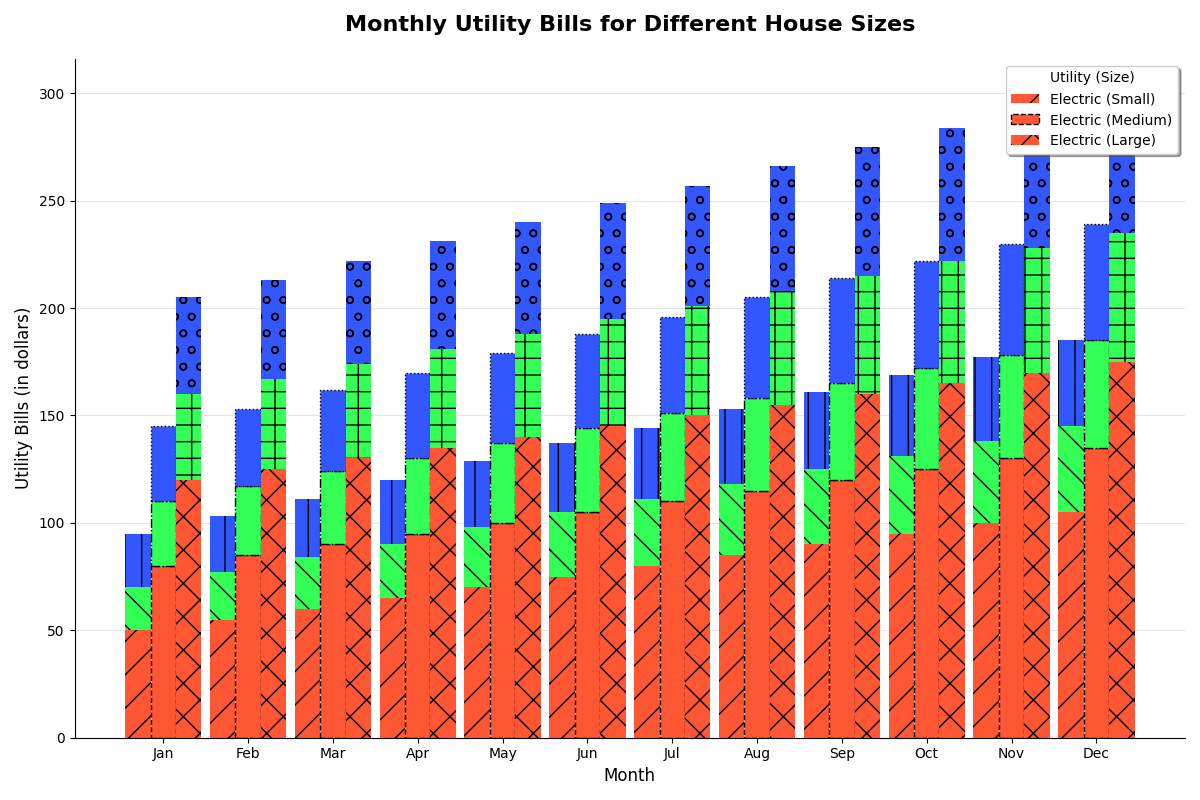

The Python source for this figure:
import matplotlib.pyplot as plt
import numpy as np

months = ["Jan", "Feb", "Mar", "Apr", "May", "Jun", "Jul", "Aug", "Sep", "Oct", "Nov", "Dec"]

electricity_bills = np.array([
    [50, 55, 60, 65, 70, 75, 80, 85, 90, 95, 100, 105],
    [80, 85, 90, 95, 100, 105, 110, 115, 120, 125, 130, 135],
    [120, 125, 130, 135, 140, 145, 150, 155, 160, 165, 170, 175],
])

water_bills = np.array([
    [20, 22, 24, 25, 28, 30, 31, 33, 35, 36, 38, 40],
    [30, 32, 34, 35, 37, 39, 41, 43, 45, 47, 48, 50],
    [40, 42, 44, 46, 48, 50, 51, 53, 55, 57, 58, 60],
])

gas_bills = np.array([
    [25, 26, 27, 30, 31, 32, 33, 35, 36, 38, 39, 40],
    [35, 36, 38, 40, 42, 44, 45, 47, 49, 50, 52, 54],
    [45, 46, 48, 50, 52, 54, 56, 58, 60, 62, 64, 66],
])

fig, ax = plt.subplots(figsize=(12, 8))

colors = ['#FF5733', '#33FF57', '#3357FF'] 
bar_width = 0.3
x = np.arange(len(months))

ax.bar(x - bar_width, electricity_bills[0], width=bar_width, label='Electric (Small)', color=colors[0], hatch='/')
ax.bar(x - bar_width, water_bills[0], width=bar_width, bottom=electricity_bills[0], color=colors[1], hatch='\\')
ax.bar(x - bar_width, gas_bills[0], width=bar_width, bottom=electricity_bills[0] + water_bills[0], color=colors[2], hatch='|')

ax.bar(x, electricity_bills[1], width=bar_width, label='Electric (Medium)', color=colors[0], linestyle='--', edgecolor='black')
ax.bar(x, water_bills[1], width=bar_width, bottom=electricity_bills[1], color=colors[1], linestyle='-.', edgecolor='black')
ax.bar(x, gas_bills[1], width=bar_width, bottom=electricity_bills[1] + water_bills[1], color=colors[2], linestyle=':', edgecolor='black')

ax.bar(x + bar_width, electricity_bills[2], width=bar_width, label='Electric (Large)', color=colors[0], hatch='x')
ax.bar(x + bar_width, water_bills[2], width=bar_width, bottom=electricity_bills[2], color=colors[1], hatch='+')
ax.bar(x + bar_width, gas_bills[2], width=bar_width, bottom=electricity_bills[2] + water_bills[2], color=colors[2], hatch='o')

ax.set_title("Monthly Utility Bills for Different House Sizes", fontsize=16, fontweight='bold', pad=20)
ax.set_xlabel("Month", fontsize=12)
ax.set_ylabel("Utility Bills (in dollars)", fontsize=12)

ax.set_xticks(x)
ax.set_xticklabels(months)

ax.legend(loc='upper right', fontsize=10, title='Utility (Size)', shadow=True)

ax.yaxis.grid(True, linestyle='-', linewidth=0.5, alpha=0.5)
ax.set_axisbelow(True)

ax.spines['top'].set_visible(False)
ax.spines['right'].set_visible(False)

plt.tight_layout()
plt.show()
